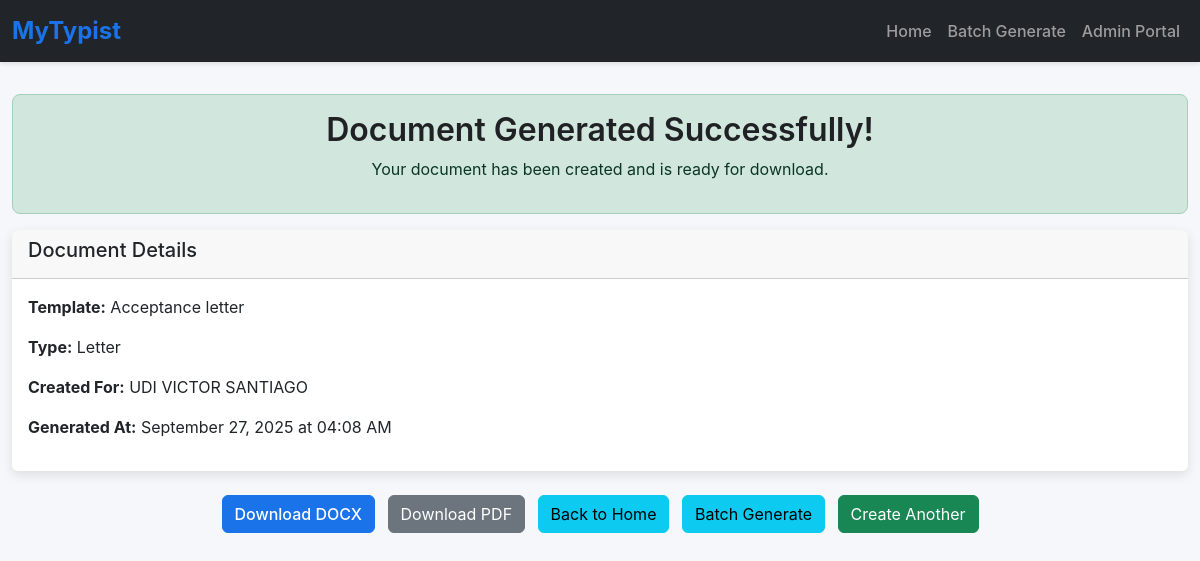
Screenshot of /results/2 with the database file from the repository.
### app.py (models this page shows)
class Template(db.Model):
    __tablename__ = 'template'
    id = db.Column(db.Integer, primary_key=True)
    name = db.Column(db.String(100), nullable=False)
    type = db.Column(db.String(50), nullable=False)
    file_path = db.Column(db.String(200), nullable=False)
    description = db.Column(db.Text)
    font_family = db.Column(db.String(50), default='Times New Roman')
    font_size = db.Column(db.Integer, default=12)
    margin_top = db.Column(db.Float, default=1.0)
    margin_bottom = db.Column(db.Float, default=1.0)
    margin_left = db.Column(db.Float, default=1.0)
    margin_right = db.Column(db.Float, default=1.0)
    default_line_spacing = db.Column(db.Float, default=1.0)
    is_active = db.Column(db.Boolean, default=True)
    created_at = db.Column(db.DateTime, default=lambda: datetime.now(timezone.utc))
    updated_at = db.Column(db.DateTime, default=lambda: datetime.now(timezone.utc),
                          onupdate=lambda: datetime.now(timezone.utc))
    placeholders = db.relationship('Placeholder', back_populates='template',
                                   cascade="all, delete-orphan")
    created_documents = db.relationship('CreatedDocument', back_populates='template',
                                        cascade="all, delete-orphan")

class CreatedDocument(db.Model):
    __tablename__ = 'created_document'
    id = db.Column(db.Integer, primary_key=True)
    template_id = db.Column(db.Integer, db.ForeignKey('template.id'), nullable=False)
    user_name = db.Column(db.String(100), nullable=False)
    user_email = db.Column(db.String(100))
    file_path = db.Column(db.String(200), nullable=False)
    original_filename = db.Column(db.String(200))
    file_size = db.Column(db.Integer)
    created_at = db.Column(db.DateTime, default=lambda: datetime.now(timezone.utc))
    batch_id = db.Column(db.String(50), nullable=True)
    user_inputs = db.Column(db.Text)  # JSON storage of inputs
    template = db.relationship('Template', back_populates='created_documents')

### app.py (the view)
@app.route('/results/<int:document_id>')
def results(document_id):
    document = CreatedDocument.query.get_or_404(document_id)
    return render_template('results.html', document=document)

### templates/results.html (shortened to what this page needs)
{% extends 'base.html' %}
{% block content %}
    <div class="alert alert-success text-center">
        <h2>Document Generated Successfully!</h2>
        <p>Your document has been created and is ready for download.</p>
    </div>
    <div class="card mb-4">
        <div class="card-header">
            <h5>Document Details</h5>
        </div>
        <div class="card-body">
            <p><strong>Template:</strong> {{ document.template.name }}</p>
            <p><strong>Type:</strong> {{ document.template.type|capitalize }}</p>
            <p><strong>Created For:</strong> {{ document.user_name }}</p>
            <p><strong>Generated At:</strong> {{ document.created_at.strftime('%B %d, %Y at %I:%M %p') }}</p>
        </div>
    </div>
    <div class="text-center">
        <a href="/download/{{ document.id }}/docx" class="btn btn-primary me-2">Download DOCX</a>
        <a href="/download/{{ document.id }}/pdf" class="btn btn-secondary me-2">Download PDF</a>
        <a href="/" class="btn btn-info me-2">Back to Home</a>
        <a href="/batch" class="btn btn-info me-2">Batch Generate</a>
        <a href="/create/{{ document.template.id }}" class="btn btn-success">Create Another</a>
    </div>
{% endblock %}

### templates/base.html (style rules this page uses)
body { font-family: 'Inter', -apple-system, BlinkMacSystemFont, 'Segoe UI', Roboto, sans-serif; background-color: #f5f7fa; }
.card { border: none; box-shadow: 0 4px 12px rgba(0, 0, 0, 0.1); transition: transform 0.2s; }
.btn-primary { background-color: #1a73e8; border-color: #1a73e8; font-weight: 500; }
.alert { border-radius: 8px; }
h1, h2, h3 { font-weight: 600; color: #202124; }

### rows the page displays
Template: template.name "Acceptance letter", template.type "Letter"
CreatedDocument: user_name "UDI VICTOR SANTIAGO", created_at "September 27, 2025 at 04:08 AM"
